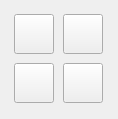
         <widget class="QWidget" name="gridLayoutWidget_2">
          <property name="geometry">
           <rect>
            <x>859</x>
            <y>1</y>
            <width>118</width>
            <height>119</height>
           </rect>
          </property>
          <layout class="QGridLayout" name="gridLayout_8">
           <item row="0" column="0">
            <widget class="QToolButton" name="eNewEgBtn">
             <property name="minimumSize">
              <size>
               <width>40</width>
               <height>40</height>
              </size>
             </property>
             <property name="maximumSize">
              <size>
               <width>40</width>
               <height>40</height>
              </size>
             </property>
             <property name="font">
              <font>
               <pointsize>10</pointsize>
               <italic>false</italic>
               <bold>false</bold>
              </font>
             </property>
             <property name="toolTip">
              <string>add new example</string>
             </property>
             <property name="text">
              <string/>
             </property>
            </widget>
           </item>
           <item row="0" column="1">
            <widget class="QToolButton" name="eCopyLineBtn">
             <property name="minimumSize">
              <size>
               <width>40</width>
               <height>40</height>
              </size>
             </property>
             <property name="maximumSize">
              <size>
               <width>40</width>
               <height>40</height>
              </size>
             </property>
             <property name="toolTip">
              <string>copy example to clipboard for use in other applications.
Hold down Option key for gloss in L2 rather than L1.</string>
             </property>
             <property name="text">
              <string/>
             </property>
            </widget>
           </item>
           <item row="1" column="1">
            <widget class="QToolButton" name="eDuplicateBtn">
             <property name="minimumSize">
              <size>
               <width>40</width>
               <height>40</height>
              </size>
             </property>
             <property name="maximumSize">
              <size>
               <width>40</width>
               <height>40</height>
              </size>
             </property>
             <property name="font">
              <font>
               <pointsize>10</pointsize>
               <italic>false</italic>
               <bold>false</bold>
              </font>
             </property>
             <property name="toolTip">
              <string>duplicate example (can be used for examples with minor variations)</string>
             </property>
             <property name="styleSheet">
              <string notr="true"/>
             </property>
             <property name="text">
              <string/>
             </property>
            </widget>
           </item>
           <item row="1" column="0">
            <widget class="QToolButton" name="eAddMultiBtn">
             <property name="minimumSize">
              <size>
               <width>40</width>
               <height>40</height>
              </size>
             </property>
             <property name="maximumSize">
              <size>
               <width>40</width>
               <height>40</height>
              </size>
             </property>
             <property name="font">
              <font>
               <pointsize>10</pointsize>
               <italic>false</italic>
               <bold>false</bold>
              </font>
             </property>
             <property name="toolTip">
              <string>add several examples at a time.
Allows for editing, saving, and
trial parsing of two-line datasets.</string>
             </property>
             <property name="styleSheet">
              <string notr="true"/>
             </property>
             <property name="text">
              <string/>
             </property>
            </widget>
           </item>
          </layout>
         </widget>
